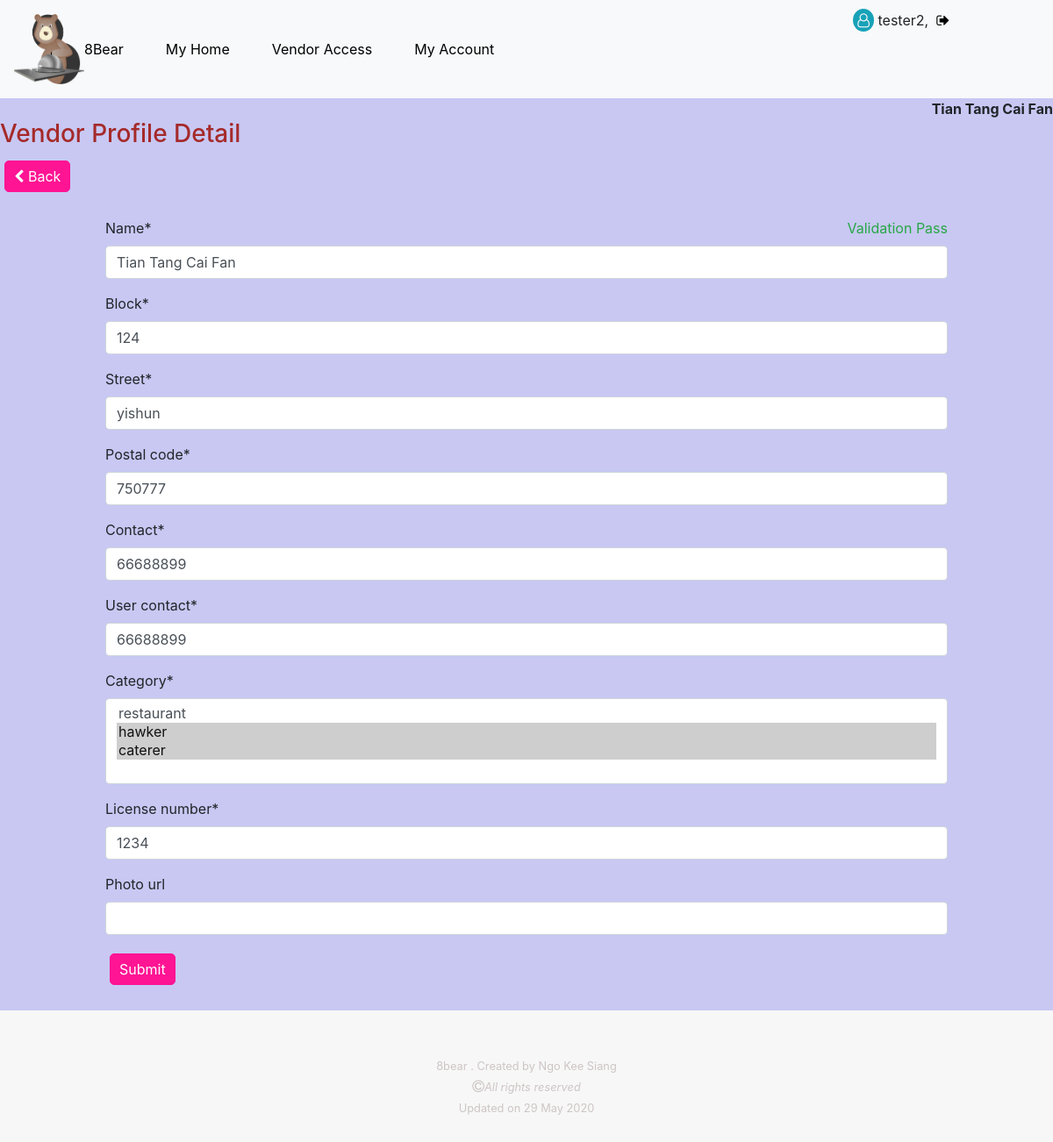
Page /vendor/profiles/2 (signed in) on the committed database.
### vendor/models.py (models this page shows, shortened)
class Vendor(models.Model):
    category = models.ManyToManyField(Category)
    postal_code = models.PositiveIntegerField( null=False, blank=False)
    name = models.CharField( max_length=100, null=False, blank=False)
    block = models.PositiveSmallIntegerField( null=False, blank=False)
    street = models.CharField(max_length=254, null=False, blank=False)
    contact = models.PositiveIntegerField(validators=[MinValueValidator(10000000), MaxValueValidator(99999999)], null=False, blank=False)
    date_joined = models.DateTimeField(auto_now_add=True)
    user = models.ForeignKey(User, null=True, on_delete=models.SET_NULL)
    user_contact = models.PositiveIntegerField(validators=[MinValueValidator(10000000), MaxValueValidator(99999999)], null=False, blank=False)
    license_number = models.CharField(max_length=10, null=False, blank=False)
    license_check = models.BooleanField(default=False)
    photo_url=models.URLField(max_length=1024, null=True, blank=True)
    vendordeliverytown = models.ManyToManyField(VendorDeliveryTown)
    vendordeliverypostal = models.ManyToManyField(VendorDeliveryPostal)

### vendor/views.py (the view)
# urls.py: path('profiles/<vendor_profile_id>', vendor.views.edit_vendor_profile, name='edit_vendor_profile_route'),
@login_required
def edit_vendor_profile(request, vendor_profile_id):
    profile = get_object_or_404(Vendor, pk=vendor_profile_id)
    vendor_name = profile.name
    validation_status = profile.license_check
    profile_form = VendorForm(instance=profile)
    if request.method == "POST":
        create_form = VendorForm(request.POST, instance=profile)
        if create_form.is_valid():
            create_form.save()
            Vendor.objects.filter(id=vendor_profile_id).update(license_check=False)
            messages.success(request, f" '{profile}'' successfully updated. Vendor Profile is pending validation.")
            return redirect(reverse(view_vendor_profiles))
        else:
            messages.warning(request, "Contact number must be 8 digits numbers.")
            return redirect(reverse(edit_vendor_profile, kwargs={'vendor_profile_id': vendor_profile_id}))
    else:
        return render(request, "vendor/vendor_profile_detail.html", {
            "form": profile_form,
            "vendor_profile_id": vendor_profile_id,
            "validation_status": validation_status,
            "vendor_name": vendor_name
        })

### vendor/forms.py
class VendorForm(forms.ModelForm):
    class Meta:
        model = Vendor
        fields = ('name', 'block', 'street', 'postal_code', 'contact', 'user_contact', 'category', 'license_number', 'photo_url')

### vendor/models.py (called while the page is built)
    def __str__(self):
        return self.title

### vendor/templates/vendor/vendor_profile_detail.html (shortened to what this page needs)
{% extends 'base_template.html' %}
{%load static %}
{%load crispy_forms_tags %}
{%block css %}
<link rel="stylesheet" href="{% static 'vendor_pages.css' %}">
{%endblock%}
{%block content%}
<div style="float:right;"><strong> {{vendor_name}} </strong></div>
<br>
<h3> Vendor Profile Detail </h3>
    <button class="vendor-buttons"><i class="fa fa-chevron-left" aria-hidden="true"></i><a href="{% url 'view_vendor_profiles_route' %}"> Back </a></button>
<br><br>
<div class="vendor-form">
    {% if validation_status %}
        <div style="float:right" class="text-success">Validation Pass</div>
    {%else%}
        <div style="float:right" class="text-primary">This vendor account is pending validation.</div>
    {%endif%}
    <form method="POST">
        {{ form|crispy}}
        <input class="vendor-buttons" type="submit">
    </form>
</div>
<br>
{%endblock%}

### templates/base_template.html (shortened to what this page needs)
{% load static %}
<!doctype html>
<html lang="en">
  <head>
    <link rel="stylesheet" href="https://stackpath.bootstrapcdn.com/font-awesome/4.7.0/css/font-awesome.min.css">
    <link rel="stylesheet" href="https://stackpath.bootstrapcdn.com/bootstrap/4.5.0/css/bootstrap.min.css">
    <link rel="stylesheet" href="{% static 'style.css' %}">
    {% block css %} {%endblock%}
  </head>
  <body>
    <header>
        <nav class="navbar navbar-expand-lg navbar-light bg-light py-3">
            <img src="/static/images/8bearlogo.png" alt="8bear brand" width="80px" height="80px">
            <div class="collapse navbar-collapse" id="navbarSupportedContent">
                <ul class="navbar-nav">
            {%if request.user.is_authenticated %}
                <li class="nav-item mr-5 my-3 "> <a href="{% url 'view_home_route' %}" >8Bear</a> </li>
                <li class="nav-item mr-5 my-3 "> <a href="{% url 'index_route' %}">My Home</a> </li>
                <li class="nav-item mr-5 my-3"> <a href="{% url 'view_vendor_profiles_route' %}"> Vendor Access</a> </li>
                <li class="nav-item mr-5 my-3 "> <a href="{% url 'view_account_route' %}" >My Account</a> </li>
            {%else%}
                <li class="nav-item mr-5 my-3"> <a href="{% url 'account_signup' %}">Create Account</a> </li>
            {%endif%}
                </ul>
            </div>
        </nav>
        <div id="show-username">
        {%if request.user.is_authenticated %}
        <i class="fa fa-user-o bg-info text-light" id="show-user-font" aria-hidden="true"></i> {{request.user.username}},&nbsp;
        <span class="nav-item mr-5 my-3"> <a href="{% url 'account_logout' %}" > <i class="fa fa-sign-out" aria-hidden="true"></i> </a> </span>
        {%else%}
            <span class="nav-item mr-5 my-3"> <a href="{% url 'account_login' %}" >Login <i class="fa fa-sign-in" aria-hidden="true"></i></a> </span>
        {%endif%}
        </div>
    </header>
    <main>
    {%block content%} {%endblock%}
    </main>
    <footer>
        <div>
            <section> <small> 8bear . Created by <a href="https://github.com/ksngo" style="color:rgb(206, 197, 197);">Ngo Kee Siang</a> </small> </section>
            <section><i class="fa fa-copyright" aria-hidden="true"></i><em><small>All rights reserved</small></em> </section>
            <section><small> Updated on 29 May 2020</small> </section>
        </div>
    </footer>
  </body>
</html>

### static/style.css (style rules this page uses)
body { background-color:white; }
main { width: 100%; }
a { text-decoration:none !important; color:black; }
#show-username { min-width:80px; position:absolute; top:0; right:5%; padding: 10px; }
#show-user-font { padding:5px; border-radius:50%; }
footer { height:100px; background-color: rgb(247, 247, 247); padding-top:50px; padding-bottom:100px; color: rgb(206, 197, 197); }
footer div { text-align: center; }
.vendor-buttons { border:1px solid deeppink; padding:5px; padding-left:10px; padding-right:10px; border-radius:5px; background-color: deeppink; margin:5px; color:white; }
.vendor-buttons a { color:white; }
.vendor-form { width:80%; margin:auto; min-height: 70vh; }
h3 { color:brown; }

### rows in the picture
Vendor: name "Tian Tang Cai Fan", block "124", street "yishun", postal_code "750777", contact "66688899", user_contact "66688899", license_number "1234"

### other values in the picture
{{ request.user.username }} "tester2"
